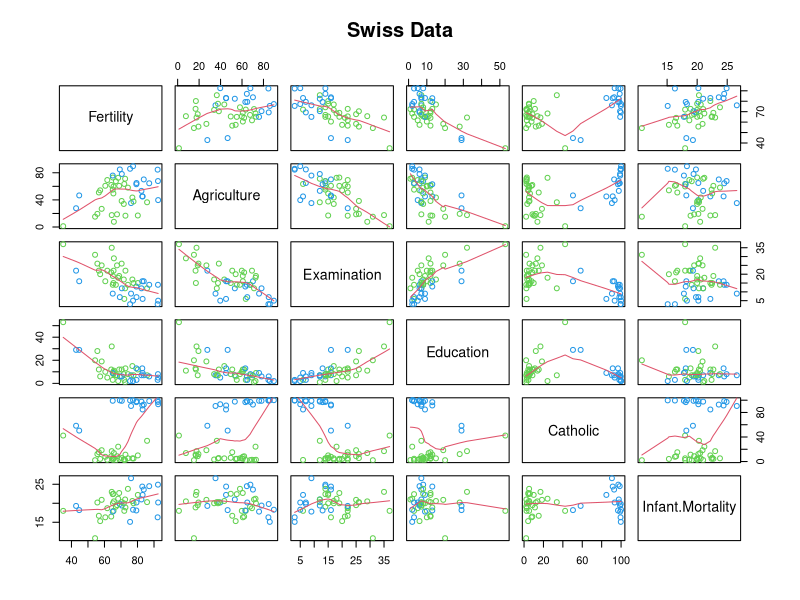

Recreate this plot in R.
## ---- chunk 1

library(datasets)
data(swiss)
require(stats)
require(graphics)

pairs(swiss, panel=panel.smooth, main = 'Swiss Data',
      col = 3 + (swiss$Catholic > 50)
      )

## ---- chunk 2
summary(lm(Fertility ~ ., data= swiss))

